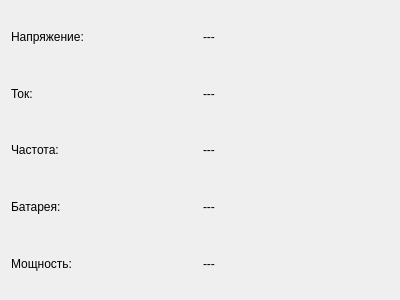
<?xml version="1.0" encoding="UTF-8"?>
<ui version="4.0">
 <class>ComRatingsWidget</class>
 <widget class="QWidget" name="ComRatingsWidget">
  <property name="geometry">
   <rect>
    <x>0</x>
    <y>0</y>
    <width>400</width>
    <height>300</height>
   </rect>
  </property>
  <property name="windowTitle">
   <string>Form</string>
  </property>
  <layout class="QGridLayout" name="gridLayout">
   <item row="0" column="0">
    <widget class="QLabel" name="titleVoltage">
     <property name="text">
      <string>Напряжение:</string>
     </property>
    </widget>
   </item>
   <item row="0" column="1">
    <widget class="QLabel" name="labelVoltage">
     <property name="text">
      <string>---</string>
     </property>
    </widget>
   </item>
   <item row="1" column="0">
    <widget class="QLabel" name="titleCurrent">
     <property name="text">
      <string>Ток:</string>
     </property>
    </widget>
   </item>
   <item row="1" column="1">
    <widget class="QLabel" name="labelCurrent">
     <property name="text">
      <string>---</string>
     </property>
    </widget>
   </item>
   <item row="2" column="0">
    <widget class="QLabel" name="titleFreq">
     <property name="text">
      <string>Частота:</string>
     </property>
    </widget>
   </item>
   <item row="2" column="1">
    <widget class="QLabel" name="labelFreq">
     <property name="text">
      <string>---</string>
     </property>
    </widget>
   </item>
   <item row="3" column="0">
    <widget class="QLabel" name="titleBattery">
     <property name="text">
      <string>Батарея:</string>
     </property>
    </widget>
   </item>
   <item row="3" column="1">
    <widget class="QLabel" name="labelBattery">
     <property name="text">
      <string>---</string>
     </property>
    </widget>
   </item>
   <item row="4" column="0">
    <widget class="QLabel" name="titlePower">
     <property name="text">
      <string>Мощность:</string>
     </property>
    </widget>
   </item>
   <item row="4" column="1">
    <widget class="QLabel" name="labelPower">
     <property name="text">
      <string>---</string>
     </property>
    </widget>
   </item>
  </layout>
 </widget>
 <resources/>
 <connections/>
</ui>
